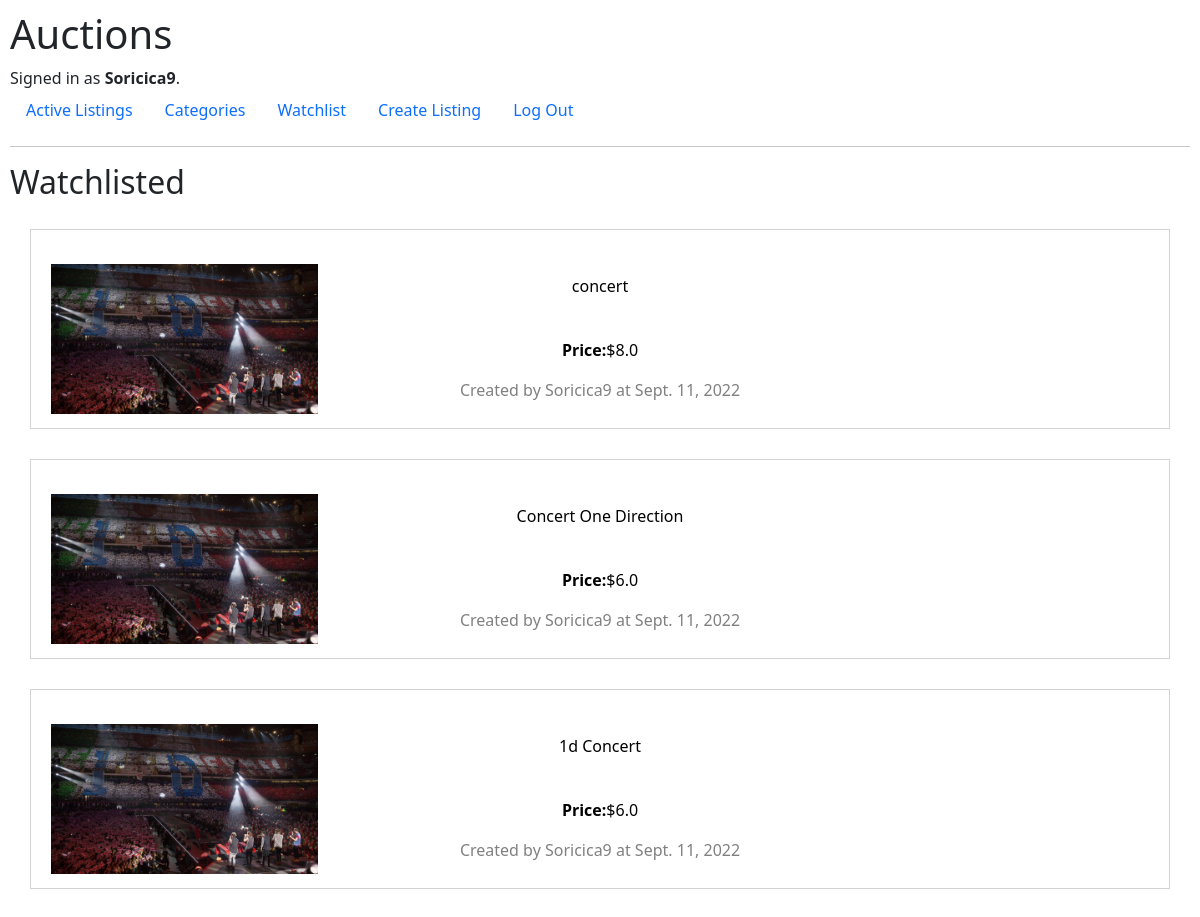
Page /watchlist (signed in) on the committed database.
### auctions/models.py (models this page shows)
class User(AbstractUser):
    pass

class Listing(models.Model):
    title = models.CharField(max_length=100)
    date = models.DateField(auto_now=True)
    creator = models.ForeignKey(User, on_delete=models.CASCADE, related_name="all_creators")
    image = models.ImageField(upload_to = 'static/auctions', default = "static/auctions/notworking.png")
    description = models.CharField(max_length=1000)
    StartingBid = models.FloatField()
    bid = models.FloatField(blank=True, null=True)
    bidNumber=models.IntegerField( default = 0 )
    watching = models.ManyToManyField(User, related_name="watchers")
    winner = models.ForeignKey(User, on_delete = models.CASCADE, null=True)
    closed = models.BooleanField(default = False)
    class categories(models.TextChoices):
        ANTIQUES = "Antiques"
        ELECTRONICS = "Electronics"
        MACHINERY = "Machinery"
        FASHION = "Fashion"
        HOME = "Home"
        SPORTS = "Sports"
        RETAIL = "Retail"
        TOYS = "Toys"
        TOOLS = "Tools"
        VEHICLES = "Vehicles"
        RECREATION = "Recreation"
    category = models.CharField(
        max_length = 11,
        choices = categories.choices
    )
    def __str__(self):
        return self.title

### auctions/views.py (the view)
# urls.py: path("watchlist", views.watchlist, name="watchlist"),
def watchlist(request):
        return render(request, "auctions/watchlist.html", {
            "listings" : Listing.objects.all(),
            "user" : request.user,
        })

### auctions/templates/auctions/watchlist.html
{% extends "auctions/layout.html" %}
{% block body %}
    <h2>Watchlisted</h2>
    <div style="padding:20px 20px;">
    {% for listing in listings %}
        {% if user in listing.watching.all %}
            <a href="{% url 'listing' listing=listing %}" style="display:block; text-decoration:none; border-style:ridge; border-color: #D3D3D3; border-width:1px; padding:20px 20px; height:200px; margin-bottom:30px;">
                <img style="height:150px; margin-bottom:-150px;" src="{{listing.image}}">
                <div style="text-align:center; ">
                    <p style="color:black">{{listing.title}}</p>
                    <br>
                    {% if listing.bid %}
                        <p style="color:black"><b>Price:</b>${{listing.bid}}</p>
                    {% else %}
                        <p style="color:black"><b>Price:</b>${{listing.StartingBid}}</p>
                    {% endif %}
                    <p style="color:gray">Created by {{listing.creator}} at {{listing.date}}</p>
                </div>
            </a>
        {% endif %}
    {% endfor %}
    </div>
{% endblock %}

### auctions/templates/auctions/layout.html (shortened to what this page needs)
{% load static %}
<!DOCTYPE html>
<html lang="en">
    <head>
        <link rel="stylesheet" href="https://stackpath.bootstrapcdn.com/bootstrap/4.4.1/css/bootstrap.min.css">
        <link href="{% static 'auctions/styles.css' %}" rel="stylesheet">
        <link href="https://cdn.jsdelivr.net/npm/bootstrap@5.2.1/dist/css/bootstrap.min.css" rel="stylesheet">
    </head>
    <body>
        <h1>Auctions</h1>
        <div>
            {% if user.is_authenticated %}
                Signed in as <strong>{{ user.username }}</strong>.
            {% else %}
                Not signed in.
            {% endif %}
        </div>
        <ul class="nav">
            <li class="nav-item">
                <a class="nav-link" href="{% url 'index' %}">Active Listings</a>
            </li>
            <li class="nav-item">
                <a class="nav-link" href="{% url 'categories' %}">Categories</a>
            </li>
            {% if user.is_authenticated %}
                <li class="nav-item">
                    <a class="nav-link" href="{% url 'watchlist' %}">Watchlist</a>
                </li>
                <li class="nav-item">
                    <a class="nav-link" href="{% url 'createListing' %}">Create Listing</a>
                </li>
                <li class="nav-item">
                    <a class="nav-link" href="{% url 'logout' %}">Log Out</a>
                </li>
            {% endif %}
        </ul>
        <hr>
        {% block body %}
        {% endblock %}
    </body>
</html>

### auctions/static/auctions/styles.css (style rules this page uses)
body { padding: 10px; }

### rows in the picture
User: username "Soricica9"
Listing: image (picture), title "concert", bid "8.0", creator "Soricica9", date "Sept. 11, 2022"
Listing: image (picture), title "Concert One Direction", bid "6.0", creator "Soricica9", date "Sept. 11, 2022"
Listing: image (picture), title "1d Concert", bid "6.0", creator "Soricica9", date "Sept. 11, 2022"
